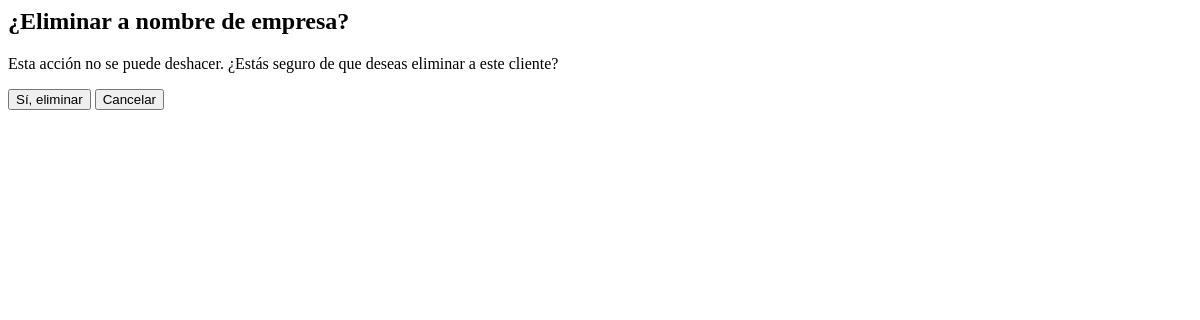
Page /comercial/clientes/eliminar/1/ (signed in) on the earlier database version.
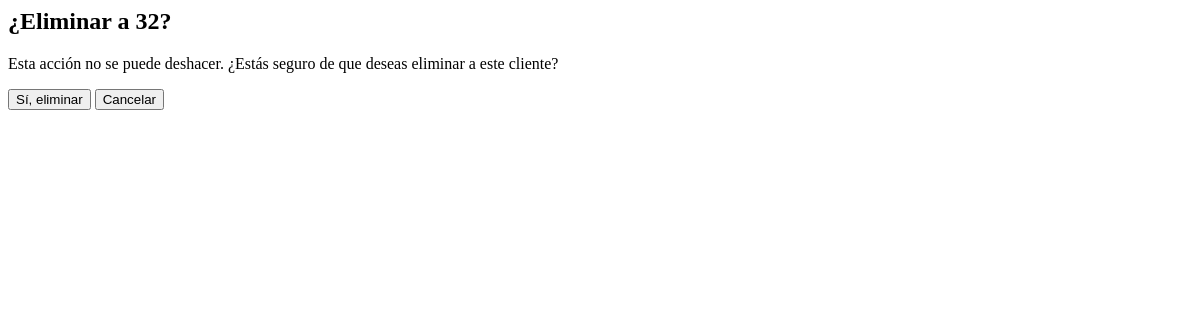
Same page on the later database version.
### apps/comercial/models.py (models this page shows, shortened)
class Clientes(models.Model):
    ESTADOS = [
        ('','Seleccione'),
        ('Activo', 'Activo'),
        ('Inactivo', 'Inactivo'),
        ('Omitir', 'Omitir'),
        ('liquidado', 'Liquidado'),
    ]
    SECTORES = [
        ('','Seleccione'),
        ('industrial', 'Industrial'),
        ('comercial', 'Comercial'),
        ('educativo', 'Educativo'),
        ('salud', 'Salud'),
        ('gubernamental', 'Gubernamental'),
        ('otro', 'Otro'),
    ]
    PRODUCTOS = [
        ('','Seleccione'),
        ('Camisetas', 'Camisetas'),
        ('Calzado de agencias', 'Calzado de agencias'),
        ('Calzado Kondor', 'Calzado Kondor'),
        ('EPP', 'EPP'),
        ('Prendas de cabeza', 'Prendas de cabeza'),
    ]
    VENDEDORES = [
        ('','Seleccionar'),
        ('Elizabeth Quintero Ramírez', 'Elizabeth Quintero Ramírez'),
        ('María Zulima Alvaran', 'María Zulima Alvaran'),
        ('Luz Extela Berrio Pino', 'Luz Extela Berrio Pino'),
        ('Luz Daniela Orozco Mesa', 'Luz Daniela Orozco Mesa'),
        ('Gladys Patricia Montoya Rúa','Gladys Patricia Montoya Rúa'),
        ('María Parra Restrepo','María Parra Restrepo'),
        ('Andres Felipe Alvarez','Andres Felipe Alvarez'),
        ('Aura Vanessa López García','Aura Vanessa López García'),
        ('María Parra Restrepo','María Parra Restrepo'),
        ('Ventas directas','Ventas directas'),
        ('Prospectos generales','Prospectos generales'),
    ]
    CONTACTO = [
        ('','Seleccionar'),
        ('Correo electronico', 'Correo electronico'),
        ('Llamada telefonica', 'Llamada telefonica'),
        ('WhatsApp', 'WhatsApp'),
    ]
    ID = models.AutoField(primary_key=True)
    Nit = models.CharField(max_length=9, unique=True) #
    Razon = models.CharField("Razón social", max_length=200) #
    Nombre = models.CharField(max_length=100) #
    Sigla = models.CharField(max_length=20, blank=True) #
    Ciudad = models.CharField(max_length=100) #
    Direccion = models.CharField(max_length=200) #
    Telefono = models.CharField(max_length=20, blank=True) #
    Celular = models.CharField(max_length=20, blank=True)  #
    Contacto = models.CharField(max_length=100, blank=True) #
    Cargo = models.CharField(max_length=100, blank=True) #
    Correo = models.EmailField(max_length=100) #
    CorreoExtra = models.EmailField(max_length=100, blank=True) #
    CorreoFactura = models.EmailField(max_length=100, blank=True) #
    Sector = models.CharField(max_length=50, choices=SECTORES, default='') #
    Productos = models.TextField(blank=True)
    Pagina = models.CharField(max_length=200, blank=True) #
    Estado = models.CharField(max_length=20, choices=ESTADOS, default='') #
    Vendedor = models.CharField(max_length=50, choices=VENDEDORES ,default='') #
    TipoContacto = models.CharField(max_length=50, choices=CONTACTO ,default='') #
    Comentario = models.TextField(blank=True)

### apps/comercial/views.py (the view)
# urls.py: path('comercial/clientes/eliminar/<int:ClienteID>/', ClientesDeleteView.as_view(), name='clientes_eliminar'),
class ClientesDeleteView(LoginRequiredMixin, DeleteView):
    model = Clientes
    template_name = 'comercial/clientes_eliminar.html'
    success_url = reverse_lazy('clientes_home')
    pk_url_kwarg = 'ClienteID'

### templates/comercial/clientes_eliminar.html (shortened to what this page needs)
<div class="modal" id="modal">
  <div class="modal-content-eliminar">
    <div class="modal_header">
      <h2>¿Eliminar a {{ object.Nombre }}?</h2>
        <form  method="post" action="{% url 'clientes_eliminar' object.ID %}">
    <p>Esta acción no se puede deshacer. ¿Estás seguro de que deseas eliminar a este cliente?</p>
      <div class="confirmation_container">
        <button type="submit" class="btn btn-download">Sí, eliminar</button>
        <button type="button" class="btn btn-primary" onclick="cerrar_modal()">Cancelar</button>
       </div>
      </div>
  </div>
</div>

Differences in the rows shown:
changed Clientes: Nombre "nombre de empresa" → "32"
